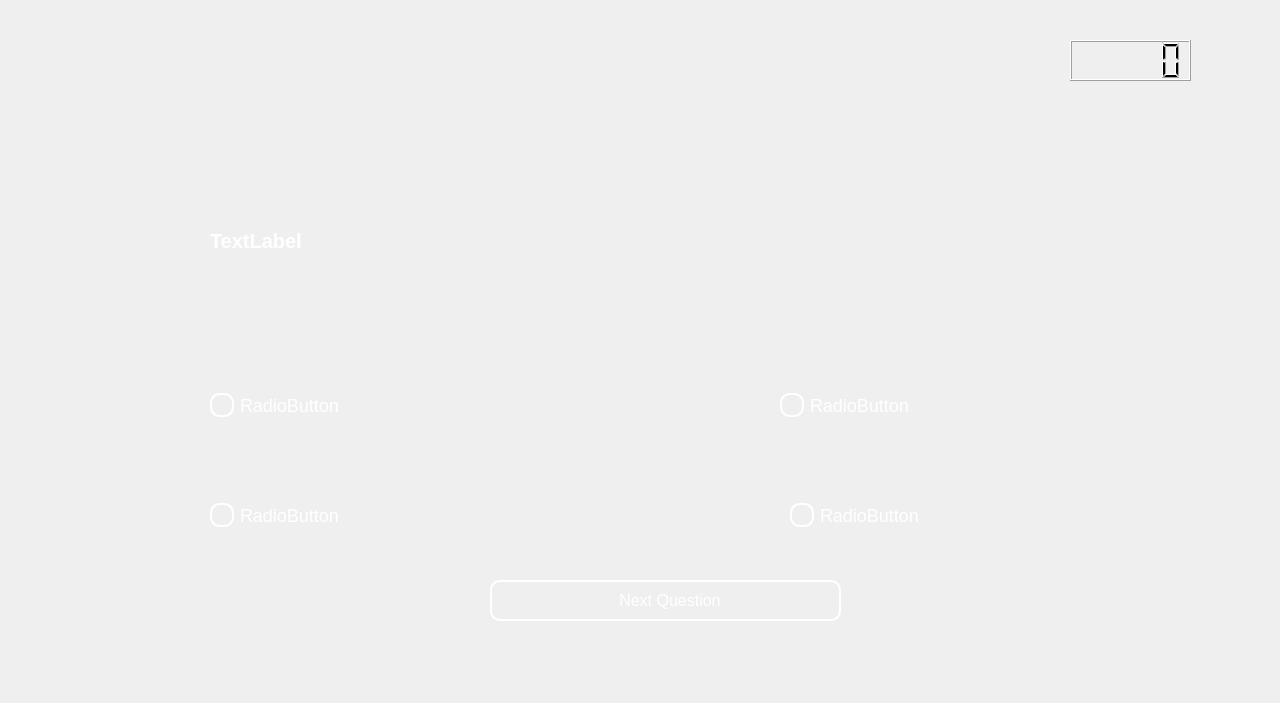
<?xml version="1.0" encoding="UTF-8"?>
<ui version="4.0">
 <class>quiz</class>
 <widget class="QDialog" name="quiz">
  <property name="geometry">
   <rect>
    <x>0</x>
    <y>0</y>
    <width>1280</width>
    <height>703</height>
   </rect>
  </property>
  <property name="windowTitle">
   <string>Dialog</string>
  </property>
  <widget class="QLabel" name="label">
   <property name="geometry">
    <rect>
     <x>0</x>
     <y>0</y>
     <width>1280</width>
     <height>703</height>
    </rect>
   </property>
   <property name="text">
    <string/>
   </property>
   <property name="pixmap">
    <pixmap resource="ImagesAndIcons.qrc">:/images/icons &amp; images/quiz page.jpg</pixmap>
   </property>
   <property name="scaledContents">
    <bool>true</bool>
   </property>
  </widget>
  <widget class="QLabel" name="questionLabel">
   <property name="geometry">
    <rect>
     <x>210</x>
     <y>200</y>
     <width>861</width>
     <height>81</height>
    </rect>
   </property>
   <property name="font">
    <font>
     <pointsize>-1</pointsize>
     <bold>true</bold>
    </font>
   </property>
   <property name="styleSheet">
    <string notr="true">QLabel {
            color: white;
            font-size: 20px;
            font-weight: bold;
            text-align: center;
            text-shadow: 2px 2px 10px rgba(255, 255, 255, 0.5);
        }
</string>
   </property>
   <property name="text">
    <string>TextLabel</string>
   </property>
  </widget>
  <widget class="QRadioButton" name="radioButton1">
   <property name="geometry">
    <rect>
     <x>200</x>
     <y>380</y>
     <width>381</width>
     <height>51</height>
    </rect>
   </property>
   <property name="styleSheet">
    <string notr="true">QRadioButton {
            color: white;
            font-size: 18px;
            padding: 10px;
            background-color: transparent;
        }

        QRadioButton:hover {
            background-color: rgba(255, 255, 255, 0.2);
            transform: scale(1.05); /* Pseudo-effect using hover to add glow */
        }

        QRadioButton::indicator {
            width: 20px;
            height: 20px;
            border: 2px solid white;
            border-radius: 10px;
            background-color: transparent;
        }

        QRadioButton::indicator:checked {
            background-color: #00ff00;
            border-color: #00ff00;
        }</string>
   </property>
   <property name="text">
    <string>RadioButton</string>
   </property>
  </widget>
  <widget class="QRadioButton" name="radioButton3">
   <property name="geometry">
    <rect>
     <x>200</x>
     <y>490</y>
     <width>371</width>
     <height>51</height>
    </rect>
   </property>
   <property name="styleSheet">
    <string notr="true">QRadioButton {
            color: white;
            font-size: 18px;
            padding: 10px;
            background-color: transparent;
        }

        QRadioButton:hover {
            background-color: rgba(255, 255, 255, 0.2);
            transform: scale(1.05); /* Pseudo-effect using hover to add glow */
        }

        QRadioButton::indicator {
            width: 20px;
            height: 20px;
            border: 2px solid white;
            border-radius: 10px;
            background-color: transparent;
        }

        QRadioButton::indicator:checked {
            background-color: #00ff00;
            border-color: #00ff00;
        }</string>
   </property>
   <property name="text">
    <string>RadioButton</string>
   </property>
  </widget>
  <widget class="QRadioButton" name="radioButton2">
   <property name="geometry">
    <rect>
     <x>770</x>
     <y>380</y>
     <width>361</width>
     <height>51</height>
    </rect>
   </property>
   <property name="styleSheet">
    <string notr="true">QRadioButton {
            color: white;
            font-size: 18px;
            padding: 10px;
            background-color: transparent;
        }

        QRadioButton:hover {
            background-color: rgba(255, 255, 255, 0.2);
            transform: scale(1.05); /* Pseudo-effect using hover to add glow */
        }

        QRadioButton::indicator {
            width: 20px;
            height: 20px;
            border: 2px solid white;
            border-radius: 10px;
            background-color: transparent;
        }

        QRadioButton::indicator:checked {
            background-color: #00ff00;
            border-color: #00ff00;
        }</string>
   </property>
   <property name="text">
    <string>RadioButton</string>
   </property>
  </widget>
  <widget class="QRadioButton" name="radioButton4">
   <property name="geometry">
    <rect>
     <x>780</x>
     <y>490</y>
     <width>361</width>
     <height>51</height>
    </rect>
   </property>
   <property name="styleSheet">
    <string notr="true">QRadioButton {
            color: white;
            font-size: 18px;
            padding: 10px;
            background-color: transparent;
        }

        QRadioButton:hover {
            background-color: rgba(255, 255, 255, 0.2);
            transform: scale(1.05); /* Pseudo-effect using hover to add glow */
        }

        QRadioButton::indicator {
            width: 20px;
            height: 20px;
            border: 2px solid white;
            border-radius: 10px;
            background-color: transparent;
        }

        QRadioButton::indicator:checked {
            background-color: #00ff00;
            border-color: #00ff00;
        }</string>
   </property>
   <property name="text">
    <string>RadioButton</string>
   </property>
  </widget>
  <widget class="QPushButton" name="pushButton_2">
   <property name="geometry">
    <rect>
     <x>490</x>
     <y>580</y>
     <width>351</width>
     <height>41</height>
    </rect>
   </property>
   <property name="styleSheet">
    <string notr="true">QPushButton {
            color: white;
            font-size: 16px;
            padding: 10px 20px;
            border: 2px solid white;
            border-radius: 10px;
            background-color: transparent;
            transition: 0.3s ease-in-out;
        }

        QPushButton:hover {
            background-color: rgba(255, 255, 255, 0.2);
        }</string>
   </property>
   <property name="text">
    <string>  Next Question</string>
   </property>
   <property name="icon">
    <iconset resource="ImagesAndIcons.qrc">
     <normaloff>:/images/icons &amp; images/next icon.png</normaloff>:/images/icons &amp; images/next icon.png</iconset>
   </property>
   <property name="iconSize">
    <size>
     <width>30</width>
     <height>30</height>
    </size>
   </property>
  </widget>
  <widget class="QLCDNumber" name="lcdScore">
   <property name="geometry">
    <rect>
     <x>1070</x>
     <y>40</y>
     <width>121</width>
     <height>41</height>
    </rect>
   </property>
  </widget>
 </widget>
 <resources>
  <include location="ImagesAndIcons.qrc"/>
 </resources>
 <connections/>
</ui>
